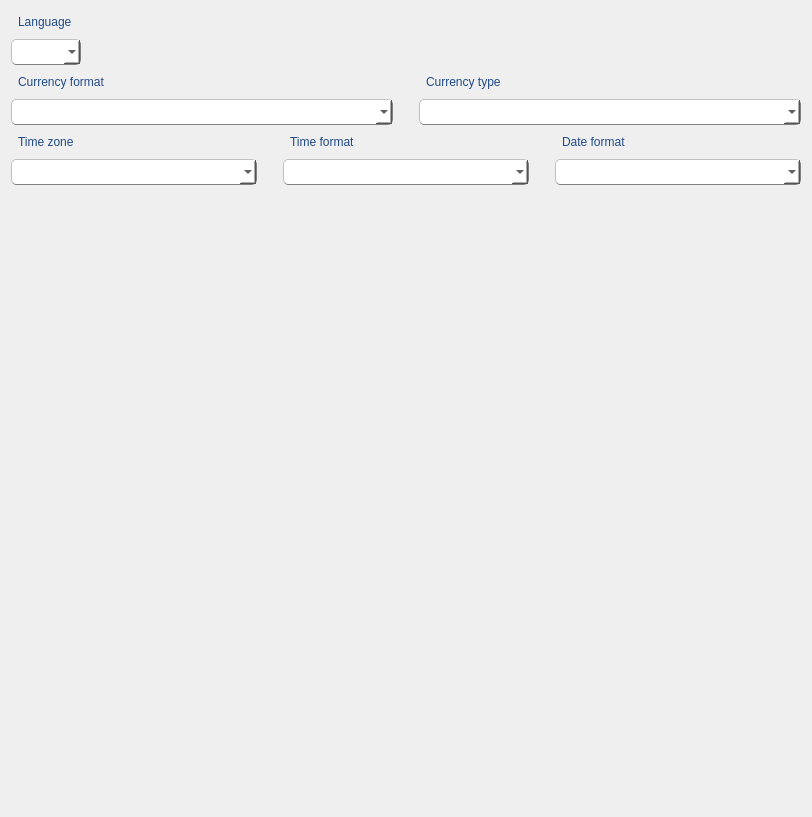
         <widget class="QWidget" name="scrollAreaWidgetContents">
          <property name="geometry">
           <rect>
            <x>0</x>
            <y>0</y>
            <width>812</width>
            <height>817</height>
           </rect>
          </property>
          <layout class="QGridLayout" name="gridLayout_6">
           <item row="0" column="0">
            <widget class="QLabel" name="label_12">
             <property name="styleSheet">
              <string notr="true">QLabel {
               color: rgb(32, 74, 135);
               padding: 4px;
               border-radius: 5px;
               border-style: outset;
	           font: 11pt &quot;MS Shell Dlg 2&quot;;
              }</string>
             </property>
             <property name="text">
              <string>Language</string>
             </property>
            </widget>
           </item>
           <item row="1" column="0">
            <layout class="QHBoxLayout" name="horizontalLayout_42">
             <item>
              <widget class="QComboBox" name="languageBox">
               <property name="styleSheet">
                <string notr="true">QComboBox {
			   color: black;
               padding: 4px;
               border: 1px solid grey; 
               border-radius: 5px;
               border-style: outset;
               font: 9pt &quot;MS Shell Dlg 2&quot;;
			   background-color: rgb(255, 255, 255);
              }</string>
               </property>
              </widget>
             </item>
             <item>
              <spacer name="horizontalSpacer_43">
               <property name="orientation">
                <enum>Qt::Horizontal</enum>
               </property>
               <property name="sizeHint" stdset="0">
                <size>
                 <width>40</width>
                 <height>20</height>
                </size>
               </property>
              </spacer>
             </item>
            </layout>
           </item>
           <item row="2" column="0">
            <layout class="QHBoxLayout" name="horizontalLayout_5">
             <item>
              <layout class="QVBoxLayout" name="verticalLayout_12">
               <item>
                <widget class="QLabel" name="label_13">
                 <property name="styleSheet">
                  <string notr="true">QLabel {
               color: rgb(32, 74, 135);
               padding: 4px;
               border-radius: 5px;
               border-style: outset;
	           font: 11pt &quot;MS Shell Dlg 2&quot;;
              }</string>
                 </property>
                 <property name="text">
                  <string>Currency format</string>
                 </property>
                </widget>
               </item>
               <item>
                <widget class="QComboBox" name="curFormatBox">
                 <property name="styleSheet">
                  <string notr="true">QComboBox {
			   color: black;
               padding: 4px;
               border: 1px solid grey; 
               border-radius: 5px;
               border-style: outset;
               font: 9pt &quot;MS Shell Dlg 2&quot;;
			   background-color: rgb(255, 255, 255);
              }</string>
                 </property>
                </widget>
               </item>
              </layout>
             </item>
             <item>
              <spacer name="horizontalSpacer_7">
               <property name="orientation">
                <enum>Qt::Horizontal</enum>
               </property>
               <property name="sizeType">
                <enum>QSizePolicy::Maximum</enum>
               </property>
               <property name="sizeHint" stdset="0">
                <size>
                 <width>20</width>
                 <height>20</height>
                </size>
               </property>
              </spacer>
             </item>
             <item>
              <layout class="QVBoxLayout" name="verticalLayout_11">
               <item>
                <widget class="QLabel" name="label_14">
                 <property name="styleSheet">
                  <string notr="true">QLabel {
               color: rgb(32, 74, 135);
               padding: 4px;
               border-radius: 5px;
               border-style: outset;
	           font: 11pt &quot;MS Shell Dlg 2&quot;;
              }</string>
                 </property>
                 <property name="text">
                  <string>Currency type</string>
                 </property>
                </widget>
               </item>
               <item>
                <widget class="QComboBox" name="curTypeBox">
                 <property name="styleSheet">
                  <string notr="true">QComboBox {
			   color: black;
               padding: 4px;
               border: 1px solid grey; 
               border-radius: 5px;
               border-style: outset;
               font: 9pt &quot;MS Shell Dlg 2&quot;;
			   background-color: rgb(255, 255, 255);
              }</string>
                 </property>
                </widget>
               </item>
              </layout>
             </item>
            </layout>
           </item>
           <item row="3" column="0">
            <layout class="QHBoxLayout" name="horizontalLayout_6">
             <item>
              <layout class="QVBoxLayout" name="verticalLayout_13">
               <item>
                <widget class="QLabel" name="label_15">
                 <property name="styleSheet">
                  <string notr="true">QLabel {
               color: rgb(32, 74, 135);
               padding: 4px;
               border-radius: 5px;
               border-style: outset;
	           font: 11pt &quot;MS Shell Dlg 2&quot;;
              }</string>
                 </property>
                 <property name="text">
                  <string>Time zone</string>
                 </property>
                </widget>
               </item>
               <item>
                <widget class="QComboBox" name="timeZoneBox">
                 <property name="styleSheet">
                  <string notr="true">QComboBox {
			   color: black;
               padding: 4px;
               border: 1px solid grey; 
               border-radius: 5px;
               border-style: outset;
               font: 9pt &quot;MS Shell Dlg 2&quot;;
			   background-color: rgb(255, 255, 255);
              }</string>
                 </property>
                </widget>
               </item>
              </layout>
             </item>
             <item>
              <spacer name="horizontalSpacer_5">
               <property name="orientation">
                <enum>Qt::Horizontal</enum>
               </property>
               <property name="sizeType">
                <enum>QSizePolicy::Maximum</enum>
               </property>
               <property name="sizeHint" stdset="0">
                <size>
                 <width>20</width>
                 <height>20</height>
                </size>
               </property>
              </spacer>
             </item>
             <item>
              <layout class="QVBoxLayout" name="verticalLayout_14">
               <item>
                <widget class="QLabel" name="label_16">
                 <property name="styleSheet">
                  <string notr="true">QLabel {
               color: rgb(32, 74, 135);
               padding: 4px;
               border-radius: 5px;
               border-style: outset;
	           font: 11pt &quot;MS Shell Dlg 2&quot;;
              }</string>
                 </property>
                 <property name="text">
                  <string>Time format</string>
                 </property>
                </widget>
               </item>
               <item>
                <widget class="QComboBox" name="timeFormatBox">
                 <property name="styleSheet">
                  <string notr="true">QComboBox {
			   color: black;
               padding: 4px;
               border: 1px solid grey; 
               border-radius: 5px;
               border-style: outset;
               font: 9pt &quot;MS Shell Dlg 2&quot;;
			   background-color: rgb(255, 255, 255);
              }</string>
                 </property>
                </widget>
               </item>
              </layout>
             </item>
             <item>
              <spacer name="horizontalSpacer_6">
               <property name="orientation">
                <enum>Qt::Horizontal</enum>
               </property>
               <property name="sizeType">
                <enum>QSizePolicy::Maximum</enum>
               </property>
               <property name="sizeHint" stdset="0">
                <size>
                 <width>20</width>
                 <height>20</height>
                </size>
               </property>
              </spacer>
             </item>
             <item>
              <layout class="QVBoxLayout" name="verticalLayout_15">
               <item>
                <widget class="QLabel" name="label_17">
                 <property name="styleSheet">
                  <string notr="true">QLabel {
               color: rgb(32, 74, 135);
               padding: 4px;
               border-radius: 5px;
               border-style: outset;
	           font: 11pt &quot;MS Shell Dlg 2&quot;;
              }</string>
                 </property>
                 <property name="text">
                  <string>Date format</string>
                 </property>
                </widget>
               </item>
               <item>
                <widget class="QComboBox" name="dateFormatBox">
                 <property name="styleSheet">
                  <string notr="true">QComboBox {
			   color: black;
               padding: 4px;
               border: 1px solid grey; 
               border-radius: 5px;
               border-style: outset;
               font: 9pt &quot;MS Shell Dlg 2&quot;;
			   background-color: rgb(255, 255, 255);
              }</string>
                 </property>
                </widget>
               </item>
              </layout>
             </item>
            </layout>
           </item>
           <item row="4" column="0">
            <spacer name="verticalSpacer_2">
             <property name="orientation">
              <enum>Qt::Vertical</enum>
             </property>
             <property name="sizeHint" stdset="0">
              <size>
               <width>20</width>
               <height>40</height>
              </size>
             </property>
            </spacer>
           </item>
          </layout>
         </widget>
